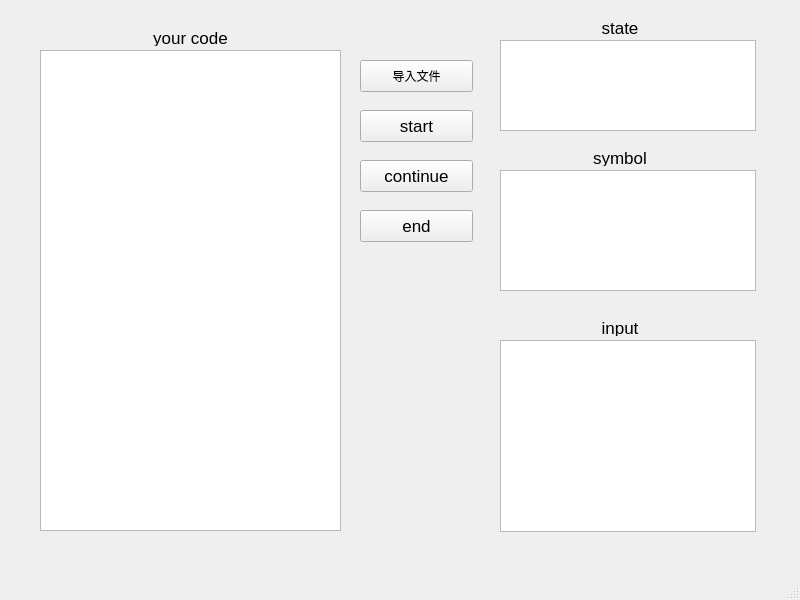
<?xml version="1.0" encoding="UTF-8"?>
<ui version="4.0">
 <class>MainWindow</class>
 <widget class="QMainWindow" name="MainWindow">
  <property name="geometry">
   <rect>
    <x>0</x>
    <y>0</y>
    <width>800</width>
    <height>600</height>
   </rect>
  </property>
  <property name="windowTitle">
   <string>MainWindow</string>
  </property>
  <widget class="QWidget" name="centralwidget">
   <widget class="QTextBrowser" name="state">
    <property name="geometry">
     <rect>
      <x>500</x>
      <y>40</y>
      <width>256</width>
      <height>91</height>
     </rect>
    </property>
   </widget>
   <widget class="QTextBrowser" name="symbol">
    <property name="geometry">
     <rect>
      <x>500</x>
      <y>170</y>
      <width>256</width>
      <height>121</height>
     </rect>
    </property>
   </widget>
   <widget class="QTextBrowser" name="input">
    <property name="geometry">
     <rect>
      <x>500</x>
      <y>340</y>
      <width>256</width>
      <height>192</height>
     </rect>
    </property>
   </widget>
   <widget class="QPushButton" name="start">
    <property name="geometry">
     <rect>
      <x>360</x>
      <y>110</y>
      <width>113</width>
      <height>32</height>
     </rect>
    </property>
    <property name="font">
     <font>
      <pointsize>13</pointsize>
     </font>
    </property>
    <property name="text">
     <string>start</string>
    </property>
   </widget>
   <widget class="QPushButton" name="goOn">
    <property name="geometry">
     <rect>
      <x>360</x>
      <y>160</y>
      <width>113</width>
      <height>32</height>
     </rect>
    </property>
    <property name="font">
     <font>
      <pointsize>13</pointsize>
     </font>
    </property>
    <property name="text">
     <string>continue</string>
    </property>
   </widget>
   <widget class="QLabel" name="label">
    <property name="geometry">
     <rect>
      <x>590</x>
      <y>20</y>
      <width>60</width>
      <height>16</height>
     </rect>
    </property>
    <property name="font">
     <font>
      <pointsize>13</pointsize>
     </font>
    </property>
    <property name="text">
     <string>state</string>
    </property>
    <property name="alignment">
     <set>Qt::AlignCenter</set>
    </property>
   </widget>
   <widget class="QLabel" name="label_2">
    <property name="geometry">
     <rect>
      <x>590</x>
      <y>150</y>
      <width>60</width>
      <height>16</height>
     </rect>
    </property>
    <property name="font">
     <font>
      <pointsize>13</pointsize>
     </font>
    </property>
    <property name="text">
     <string>symbol</string>
    </property>
    <property name="alignment">
     <set>Qt::AlignCenter</set>
    </property>
   </widget>
   <widget class="QLabel" name="label_3">
    <property name="geometry">
     <rect>
      <x>590</x>
      <y>320</y>
      <width>60</width>
      <height>16</height>
     </rect>
    </property>
    <property name="font">
     <font>
      <pointsize>13</pointsize>
     </font>
    </property>
    <property name="text">
     <string>input</string>
    </property>
    <property name="alignment">
     <set>Qt::AlignCenter</set>
    </property>
   </widget>
   <widget class="QTextBrowser" name="code">
    <property name="geometry">
     <rect>
      <x>40</x>
      <y>50</y>
      <width>301</width>
      <height>481</height>
     </rect>
    </property>
   </widget>
   <widget class="QLabel" name="label_4">
    <property name="geometry">
     <rect>
      <x>120</x>
      <y>30</y>
      <width>141</width>
      <height>16</height>
     </rect>
    </property>
    <property name="font">
     <font>
      <pointsize>13</pointsize>
     </font>
    </property>
    <property name="text">
     <string>your code</string>
    </property>
    <property name="alignment">
     <set>Qt::AlignCenter</set>
    </property>
   </widget>
   <widget class="QPushButton" name="end">
    <property name="geometry">
     <rect>
      <x>360</x>
      <y>210</y>
      <width>113</width>
      <height>32</height>
     </rect>
    </property>
    <property name="font">
     <font>
      <pointsize>13</pointsize>
     </font>
    </property>
    <property name="text">
     <string>end</string>
    </property>
   </widget>
   <widget class="QPushButton" name="getFile">
    <property name="geometry">
     <rect>
      <x>360</x>
      <y>60</y>
      <width>113</width>
      <height>32</height>
     </rect>
    </property>
    <property name="text">
     <string>导入文件</string>
    </property>
   </widget>
  </widget>
  <widget class="QMenuBar" name="menubar">
   <property name="geometry">
    <rect>
     <x>0</x>
     <y>0</y>
     <width>800</width>
     <height>24</height>
    </rect>
   </property>
  </widget>
  <widget class="QStatusBar" name="statusbar"/>
 </widget>
 <resources/>
 <connections/>
</ui>
